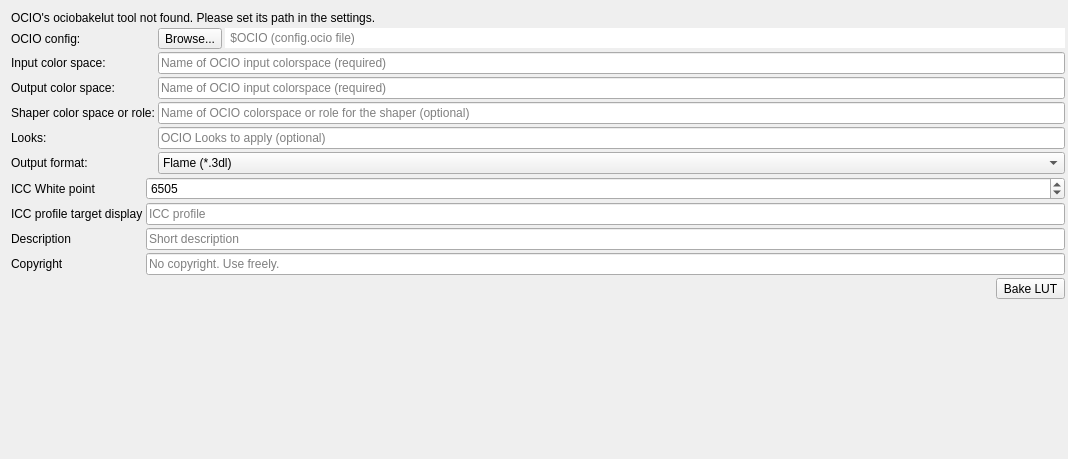
<?xml version="1.0" encoding="UTF-8"?>
<ui version="4.0">
 <class>LutBakerWidget</class>
 <widget class="QWidget" name="LutBakerWidget">
  <property name="geometry">
   <rect>
    <x>0</x>
    <y>0</y>
    <width>1068</width>
    <height>459</height>
   </rect>
  </property>
  <property name="windowTitle">
   <string>Form</string>
  </property>
  <layout class="QVBoxLayout" name="verticalLayout">
   <property name="spacing">
    <number>3</number>
   </property>
   <property name="rightMargin">
    <number>3</number>
   </property>
   <property name="bottomMargin">
    <number>3</number>
   </property>
   <item>
    <widget class="QLabel" name="ocioNotFoundLabel">
     <property name="text">
      <string>OCIO's ociobakelut tool not found. Please set its path in the settings.</string>
     </property>
    </widget>
   </item>
   <item>
    <layout class="QFormLayout" name="formLayout">
     <property name="horizontalSpacing">
      <number>3</number>
     </property>
     <property name="verticalSpacing">
      <number>3</number>
     </property>
     <item row="0" column="0">
      <widget class="QLabel" name="label_5">
       <property name="text">
        <string>OCIO config:</string>
       </property>
      </widget>
     </item>
     <item row="0" column="1">
      <layout class="QHBoxLayout" name="horizontalLayout">
       <property name="spacing">
        <number>3</number>
       </property>
       <item>
        <widget class="QToolButton" name="ocioBrowseButton">
         <property name="text">
          <string>Browse...</string>
         </property>
         <property name="icon">
          <iconset resource="../resources.qrc">
           <normaloff>:/icons/set-bash-file</normaloff>:/icons/set-bash-file</iconset>
         </property>
        </widget>
       </item>
       <item>
        <widget class="QLineEdit" name="ocioConfigEdit">
         <property name="text">
          <string/>
         </property>
         <property name="frame">
          <bool>false</bool>
         </property>
         <property name="placeholderText">
          <string> $OCIO (config.ocio file)</string>
         </property>
        </widget>
       </item>
      </layout>
     </item>
     <item row="1" column="0">
      <widget class="QLabel" name="label">
       <property name="text">
        <string>Input color space:</string>
       </property>
      </widget>
     </item>
     <item row="1" column="1">
      <widget class="QLineEdit" name="inputEdit">
       <property name="placeholderText">
        <string>Name of OCIO input colorspace (required)</string>
       </property>
      </widget>
     </item>
     <item row="2" column="0">
      <widget class="QLabel" name="label_2">
       <property name="text">
        <string>Output color space:</string>
       </property>
      </widget>
     </item>
     <item row="2" column="1">
      <widget class="QLineEdit" name="outputEdit">
       <property name="placeholderText">
        <string>Name of OCIO input colorspace (required)</string>
       </property>
      </widget>
     </item>
     <item row="3" column="0">
      <widget class="QLabel" name="label_3">
       <property name="text">
        <string>Shaper color space or role:</string>
       </property>
      </widget>
     </item>
     <item row="3" column="1">
      <widget class="QLineEdit" name="shaperEdit">
       <property name="placeholderText">
        <string>Name of OCIO colorspace or role for the shaper (optional)</string>
       </property>
      </widget>
     </item>
     <item row="4" column="0">
      <widget class="QLabel" name="label_4">
       <property name="text">
        <string>Looks:</string>
       </property>
      </widget>
     </item>
     <item row="4" column="1">
      <widget class="QLineEdit" name="looksEdit">
       <property name="placeholderText">
        <string>OCIO Looks to apply (optional)</string>
       </property>
      </widget>
     </item>
     <item row="5" column="0">
      <widget class="QLabel" name="label_6">
       <property name="text">
        <string>Output format:</string>
       </property>
      </widget>
     </item>
     <item row="5" column="1">
      <widget class="QComboBox" name="outputFormatBox">
       <item>
        <property name="text">
         <string>Flame (*.3dl)</string>
        </property>
       </item>
       <item>
        <property name="text">
         <string>Lustre (*.3dl)</string>
        </property>
       </item>
       <item>
        <property name="text">
         <string>Cinespace (*.csp)</string>
        </property>
       </item>
       <item>
        <property name="text">
         <string>Houdini (*.lut)</string>
        </property>
       </item>
       <item>
        <property name="text">
         <string>Iridas (*.itx)</string>
        </property>
       </item>
       <item>
        <property name="text">
         <string>TrueLight (*.cub)</string>
        </property>
       </item>
       <item>
        <property name="text">
         <string>ICC (*.icc)</string>
        </property>
       </item>
      </widget>
     </item>
    </layout>
   </item>
   <item>
    <widget class="QWidget" name="iccOptionsWidget" native="true">
     <layout class="QFormLayout" name="formLayout_2">
      <property name="horizontalSpacing">
       <number>3</number>
      </property>
      <property name="verticalSpacing">
       <number>3</number>
      </property>
      <property name="leftMargin">
       <number>0</number>
      </property>
      <property name="topMargin">
       <number>0</number>
      </property>
      <property name="rightMargin">
       <number>0</number>
      </property>
      <property name="bottomMargin">
       <number>0</number>
      </property>
      <item row="0" column="0">
       <widget class="QLabel" name="label_7">
        <property name="text">
         <string>ICC White point</string>
        </property>
       </widget>
      </item>
      <item row="0" column="1">
       <widget class="AutoSelectSpinBox" name="iccWhitePointBox">
        <property name="maximum">
         <number>10000</number>
        </property>
        <property name="value">
         <number>6505</number>
        </property>
       </widget>
      </item>
      <item row="1" column="0">
       <widget class="QLabel" name="label_8">
        <property name="text">
         <string>ICC profile target display</string>
        </property>
       </widget>
      </item>
      <item row="1" column="1">
       <widget class="QLineEdit" name="iccProfileEdit">
        <property name="placeholderText">
         <string>ICC profile</string>
        </property>
       </widget>
      </item>
      <item row="2" column="0">
       <widget class="QLabel" name="label_9">
        <property name="text">
         <string>Description</string>
        </property>
       </widget>
      </item>
      <item row="2" column="1">
       <widget class="QLineEdit" name="iccDescriptionEdit">
        <property name="placeholderText">
         <string>Short description</string>
        </property>
       </widget>
      </item>
      <item row="3" column="0">
       <widget class="QLabel" name="label_10">
        <property name="text">
         <string>Copyright</string>
        </property>
       </widget>
      </item>
      <item row="3" column="1">
       <widget class="QLineEdit" name="iccCopyrightEdit">
        <property name="placeholderText">
         <string>No copyright. Use freely.</string>
        </property>
       </widget>
      </item>
     </layout>
    </widget>
   </item>
   <item>
    <layout class="QHBoxLayout" name="horizontalLayout_2">
     <property name="spacing">
      <number>3</number>
     </property>
     <property name="leftMargin">
      <number>0</number>
     </property>
     <property name="topMargin">
      <number>0</number>
     </property>
     <item>
      <spacer name="horizontalSpacer">
       <property name="orientation">
        <enum>Qt::Horizontal</enum>
       </property>
       <property name="sizeHint" stdset="0">
        <size>
         <width>40</width>
         <height>20</height>
        </size>
       </property>
      </spacer>
     </item>
     <item>
      <widget class="QToolButton" name="bakeButton">
       <property name="text">
        <string>Bake LUT</string>
       </property>
       <property name="icon">
        <iconset resource="../resources.qrc">
         <normaloff>:/icons/ocio-bake-lut</normaloff>:/icons/ocio-bake-lut</iconset>
       </property>
       <property name="toolButtonStyle">
        <enum>Qt::ToolButtonTextUnderIcon</enum>
       </property>
      </widget>
     </item>
    </layout>
   </item>
   <item>
    <spacer name="verticalSpacer">
     <property name="orientation">
      <enum>Qt::Vertical</enum>
     </property>
     <property name="sizeHint" stdset="0">
      <size>
       <width>20</width>
       <height>112</height>
      </size>
     </property>
    </spacer>
   </item>
  </layout>
 </widget>
 <customwidgets>
  <customwidget>
   <class>AutoSelectSpinBox</class>
   <extends>QSpinBox</extends>
   <header>duqf-widgets/autoselectspinbox.h</header>
  </customwidget>
 </customwidgets>
 <resources>
  <include location="../resources.qrc"/>
 </resources>
 <connections/>
</ui>
